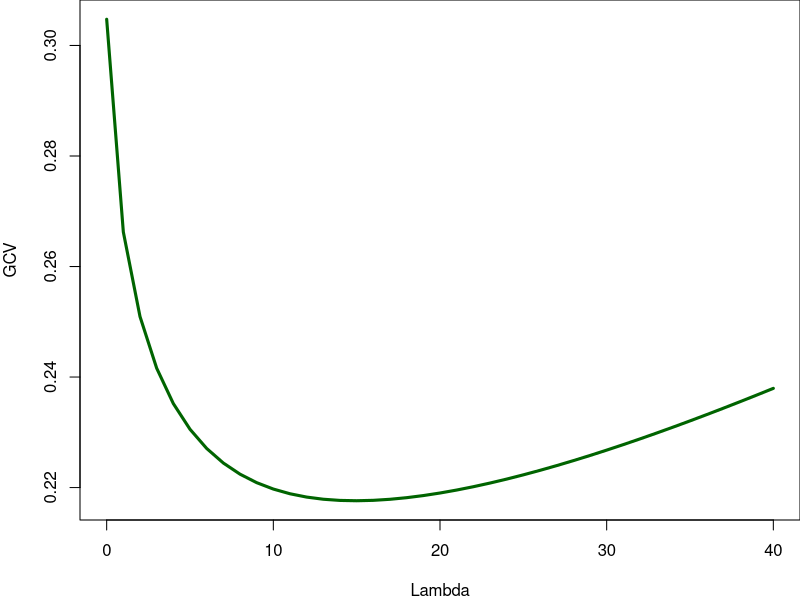
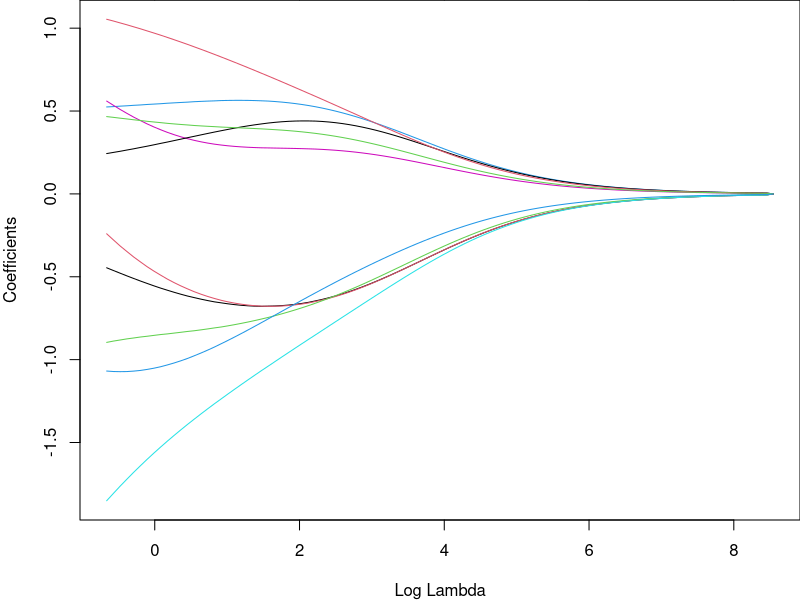
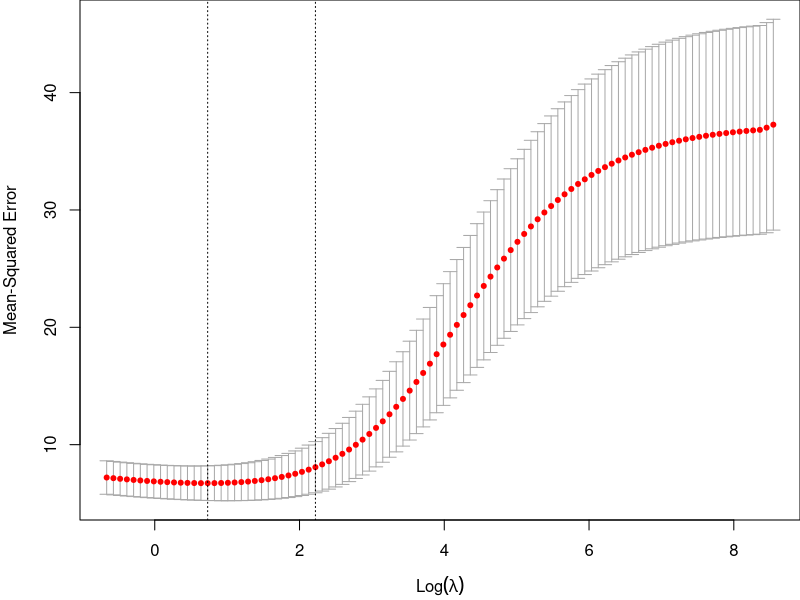
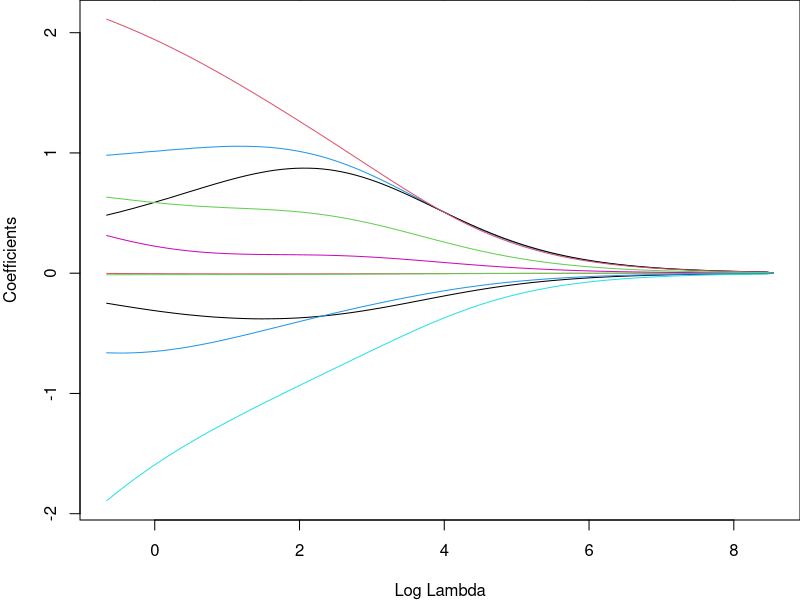
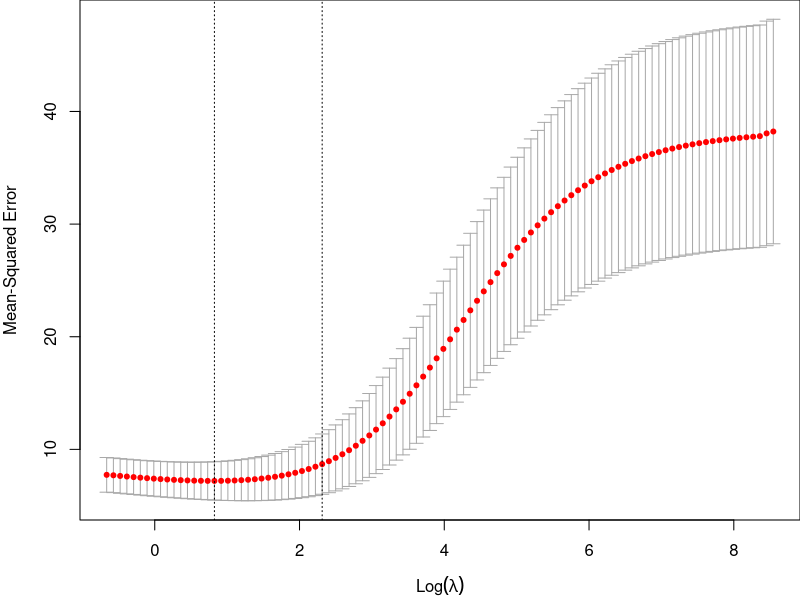

R code for these plots, in order:
## ---- chunk 1
library(MASS)
fit <- MASS::lm.ridge(mpg ~ ., data = mtcars, lambda = 1) ## ridge fit
coef(fit) ## original scale
fit$coef ## standardized scale
## ---- chunk 2
X <- scale(data.matrix(mtcars[, -1]), center = TRUE, scale = TRUE)
## ---- chunk 3
df <- data.frame(cbind(mtcars[, 1, drop=FALSE], X))
ridge_fit <- lm.ridge(mpg ~ ., data = df, lambda = 0:40)
MASS::select(ridge_fit)
## ---- chunk 4
par(mar = c(4, 4, 0, 0))
plot(ridge_fit$lambda, ridge_fit$GCV, type = "l", col = "darkgreen", 
     ylab = "GCV", xlab = "Lambda", lwd = 3)
## ---- chunk 5
library(glmnet)
ridge_cv_fit <- cv.glmnet(x = X, y = mtcars$mpg, alpha = 0,
                          nfolds = 10, type.measure = "mse")
plot(ridge_cv_fit$glmnet.fit, "lambda")
## ---- chunk 6
plot(ridge_cv_fit)
## ---- chunk 7
ridge_cv_fit$lambda.min
# largest lambda s.t. error is within 1 s.e of the min
ridge_cv_fit$lambda.1se 
coef(ridge_cv_fit, s = "lambda.min")
## ---- chunk 8
library(glmnet)
ridge_cv_fit_ori <- cv.glmnet(x = data.matrix(mtcars[, -1]), y = mtcars$mpg, alpha = 0,
                          nfolds = 10, type.measure = "mse")
plot(ridge_cv_fit_ori$glmnet.fit, "lambda")
## ---- chunk 9
plot(ridge_cv_fit_ori)
## ---- chunk 10
ridge_cv_fit_ori$lambda.min
# largest lambda s.t. error is within 1 s.e of the min
ridge_cv_fit_ori$lambda.1se 
coef(ridge_cv_fit_ori, s = "lambda.min")
